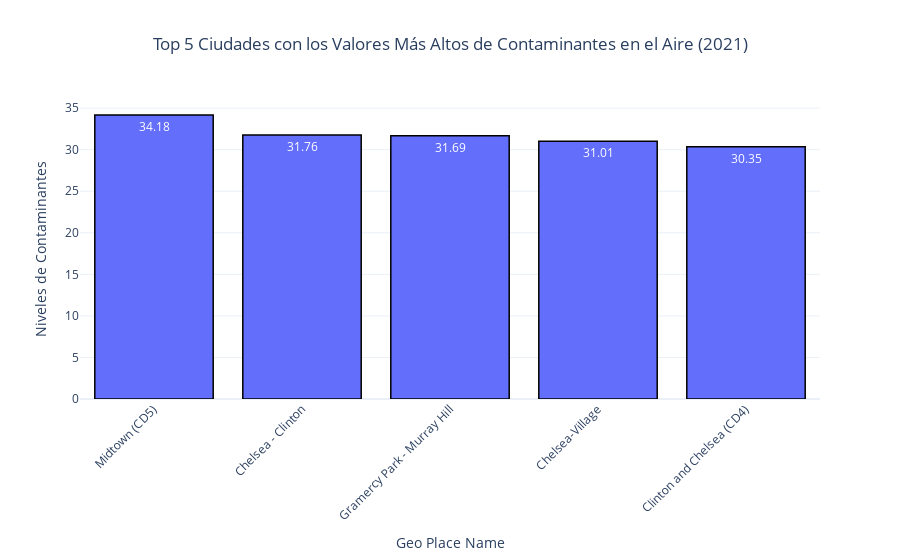

Notebook source saved alongside this figure:
### Markdown cell above
Se puede notar lo siguiente:

- count: Se regstraron 114 mediciones de partículas finas (PM 2.5).
- mean: Se registraron aproximadamente 6.786404 μg/m³ de partículas finas (PM 2.5) en promedio.
- std: Desviación estándar de aproximadamente 0.594759 μg/m³ para los valores de partículas finas (PM 2.5).
- min: El valor mínimo registrado es de 5.920000 μg/m³ de partículas finas (PM 2.5).
- 25% (percentil 25): El 25% más bajo de los valores de partículas finas (PM 2.5) está por debajo de 6.430000 μg/m³.
- 50% (percentil 50): La mediana es de aproximadamente 6.630000 μg/m³ de partículas finas (PM 2.5).
- 75% (percentil 75): El 75% de los valores de partículas finas (PM 2.5) están por debajo de 6.987500 μg/m³.
- max: El valor máximo registrado es de 8.950000 μg/m³ de partículas finas (PM 2.5).

### Code cell
# Creamos el DataFrame para el total general por 'Geo Place Name'
total_values = df_aire.groupby('Geo Place Name')['Data Value'].sum().reset_index()

# Redondeamos los valores a 2 decimales
total_values['Data Value'] = total_values['Data Value'].round(2)

# Ordenamos el DataFrame por los valores de contaminantes de manera descendente y seleccionamos las primeras 5 filas
top_5_cities = total_values.sort_values(by='Data Value', ascending=False).head(5)

# Creamos el gráfico de barras con las 5 ciudades con los valores más altos
fig = px.bar(top_5_cities, x='Geo Place Name', y='Data Value',
             title='Top 5 Ciudades con los Valores Más Altos de Contaminantes en el Aire (2021)',
             template='plotly_white')

# Ajustamos el diseño del gráfico y agregamos las etiquetas de texto encima de las barras
fig.update_traces(marker_line=dict(color='black', width=1.5),
                  text=top_5_cities['Data Value'],  # Utilizamos los valores como texto
                  textposition='inside',  # Posicionamos el texto dentro de las barras
                  )

# Ajustamos el diseño del gráfico
fig.update_layout(
    xaxis=dict(tickangle=-45),
    xaxis_title='Geo Place Name',
    yaxis_title='Niveles de Contaminantes',
    title_x=0.5  # Ajuste para centrar el título horizontalmente
)

# Mostramos el gráfico
fig.show()

### Figure 1 — Plotly figure (JSON) as saved in the notebook; plotly's stock layout.template omitted (floating-point values rounded to 4 significant figures)
{"data": [{"alignmentgroup": "True", "hovertemplate": "Geo Place Name=%{x}<br>Data Value=%{y}<extra></extra>", "legendgroup": "", "marker": {"color": "#636efa", "line": {"color": "black", "width": 1.5}, "pattern": {"shape": ""}}, "name": "", "offsetgroup": "", "orientation": "v", "showlegend": false, "text": [34.18, 31.76, 31.69, 31.01, 30.35], "textposition": "inside", "type": "bar", "x": ["Midtown (CD5)", "Chelsea - Clinton", "Gramercy Park - Murray Hill", "Chelsea-Village", "Clinton and Chelsea (CD4)"], "xaxis": "x", "y": [34.18, 31.76, 31.69, 31.01, 30.35], "yaxis": "y"}], "layout": {"barmode": "relative", "legend": {"tracegroupgap": 0}, "title": {"text": "Top 5 Ciudades con los Valores Más Altos de Contaminantes en el Aire (2021)", "x": 0.5}, "xaxis": {"anchor": "y", "domain": [0, 1], "tickangle": -45, "title": {"text": "Geo Place Name"}}, "yaxis": {"anchor": "x", "domain": [0, 1], "title": {"text": "Niveles de Contaminantes"}}}}
